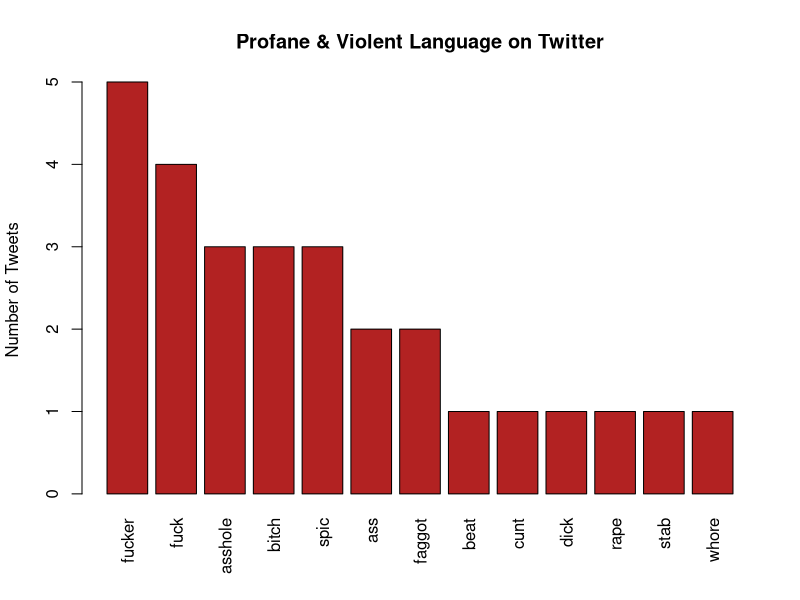
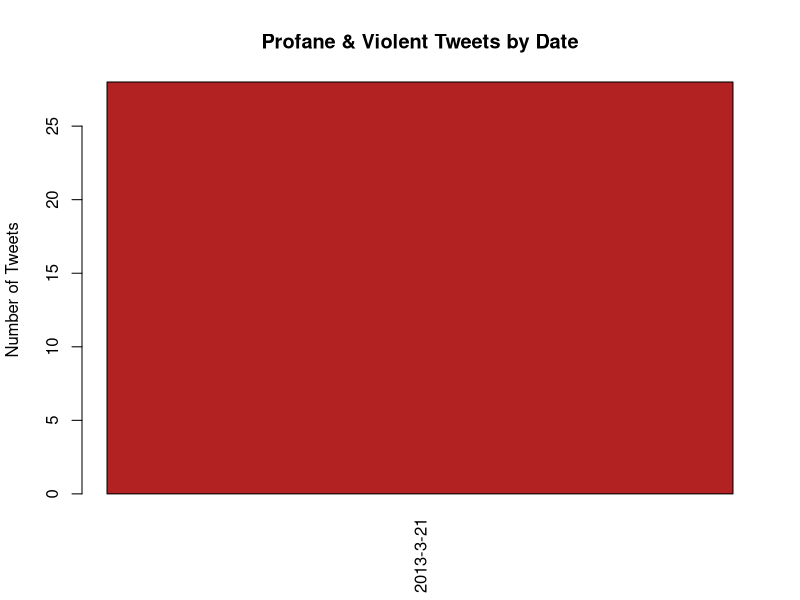
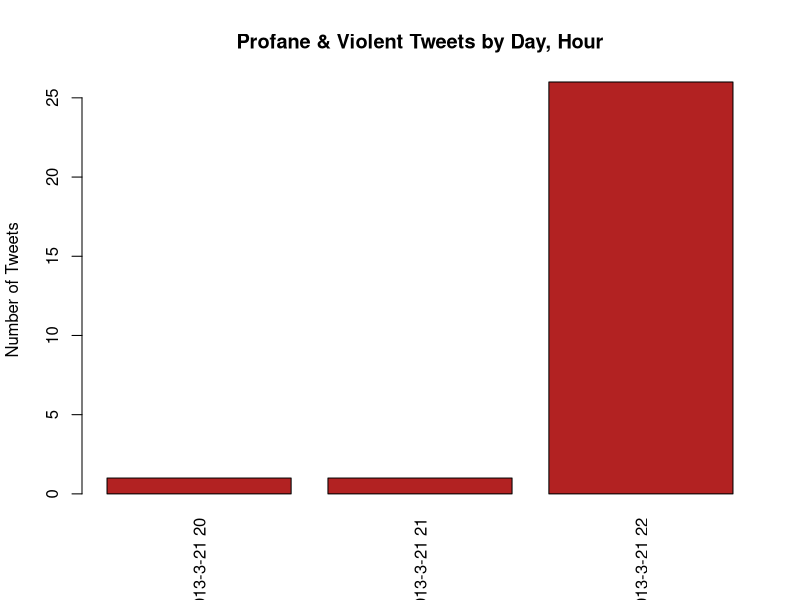
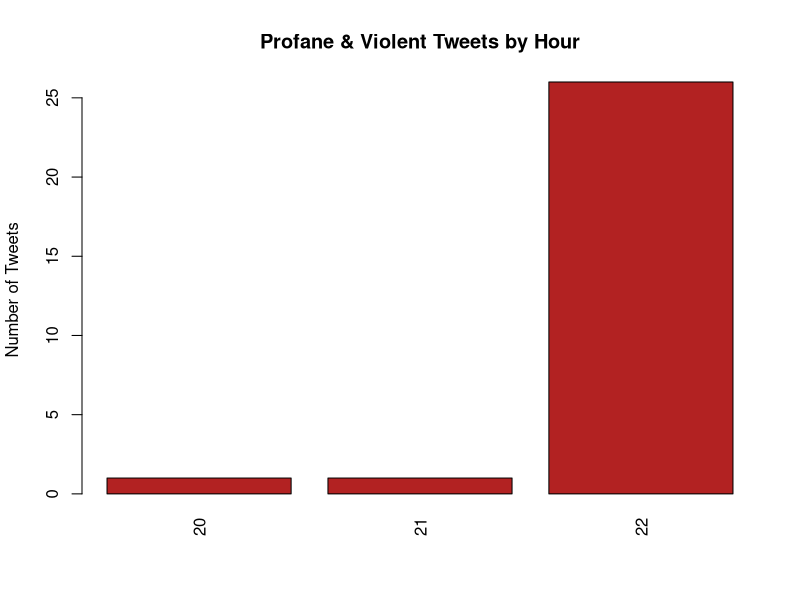

Source code (R) for these figures, in order:
# some exploratory analysis of tweet data
# Ted Natoli

library("ggplot2")

# load data
tweets <- read.csv("tweets.csv", header=T)

# fix headers
names(tweets) <- gsub("..STRING.", "", names(tweets))
names(tweets) <- gsub("X.", "", names(tweets))

# barplot of swear usage
usage_tbl <- as.data.frame.table(table(tweets$search_term))
names(usage_tbl)[1] <- "search_term"
usage_tbl <- usage_tbl[order(usage_tbl$Freq, decreasing=T), ]
png(file="~/github/viz_project/plots/usage_barplot.png", height=1200, width=1200, units="px")
barplot(usage_tbl$Freq, names.arg=usage_tbl$search_term, las=3, col="firebrick", ylab="Number of Tweets", main="Profane & Violent Language on Twitter")
dev.off()

# add leading zeros to hour
tweets$hour <- unlist(lapply(tweets$hour, function(x) {
  if (nchar(x) == 1) {
    x <- paste("0", x, sep="")
  }
  return(x)
}))

# barplot of vulgar tweets by time periods
tweets$full_date <- paste(tweets$year, tweets$month, tweets$day, sep="-")
tweets$full_date_hour <- paste(tweets$full_date, tweets$hour)

png(file="~/github/viz_project/plots/vulgar_tweets_by_date.png", height=1200, width=1200, units="px")
barplot(table(tweets$full_date), las=3, main="Profane & Violent Tweets by Date", ylab="Number of Tweets", col="firebrick")
dev.off()

png(file="~/github/viz_project/plots/vulgar_tweets_by_date_hour.png", height=1200, width=3600, units="px")
barplot(table(tweets$full_date_hour), las=3, main="Profane & Violent Tweets by Day, Hour", ylab="Number of Tweets", col="firebrick")
dev.off()

png(file="~/github/viz_project/plots/vulgar_tweets_by_hour.png", height=1200, width=1200, units="px")
barplot(table(tweets$hour), las=3, main="Profane & Violent Tweets by Hour", ylab="Number of Tweets", col="firebrick")
dev.off()